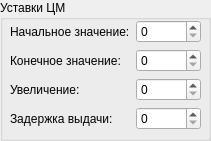
  <widget class="QGroupBox" name="groupBox_4">
   <property name="geometry">
    <rect>
     <x>230</x>
     <y>270</y>
     <width>211</width>
     <height>141</height>
    </rect>
   </property>
   <property name="title">
    <string>Уставки ЦМ</string>
   </property>
   <widget class="QWidget" name="gridLayoutWidget_2">
    <property name="geometry">
     <rect>
      <x>10</x>
      <y>20</y>
      <width>191</width>
      <height>111</height>
     </rect>
    </property>
    <layout class="QGridLayout" name="gridLayout_2">
     <item row="0" column="0">
      <widget class="QLabel" name="label_13">
       <property name="text">
        <string>Начальное значение:</string>
       </property>
      </widget>
     </item>
     <item row="1" column="1">
      <widget class="QSpinBox" name="sbDM6Stop">
       <property name="maximum">
        <number>255</number>
       </property>
      </widget>
     </item>
     <item row="0" column="1">
      <widget class="QSpinBox" name="sbDM6Start">
       <property name="maximum">
        <number>255</number>
       </property>
      </widget>
     </item>
     <item row="1" column="0">
      <widget class="QLabel" name="label_14">
       <property name="text">
        <string>Конечное значение:</string>
       </property>
      </widget>
     </item>
     <item row="2" column="0">
      <widget class="QLabel" name="label_15">
       <property name="text">
        <string>Увеличение:</string>
       </property>
      </widget>
     </item>
     <item row="2" column="1">
      <widget class="QSpinBox" name="sbDM6Increment">
       <property name="maximum">
        <number>255</number>
       </property>
      </widget>
     </item>
     <item row="3" column="0">
      <widget class="QLabel" name="label_17">
       <property name="text">
        <string>Задержка выдачи:</string>
       </property>
      </widget>
     </item>
     <item row="3" column="1">
      <widget class="QSpinBox" name="sbDM6Delay">
       <property name="maximum">
        <number>65536</number>
       </property>
      </widget>
     </item>
    </layout>
   </widget>
  </widget>
